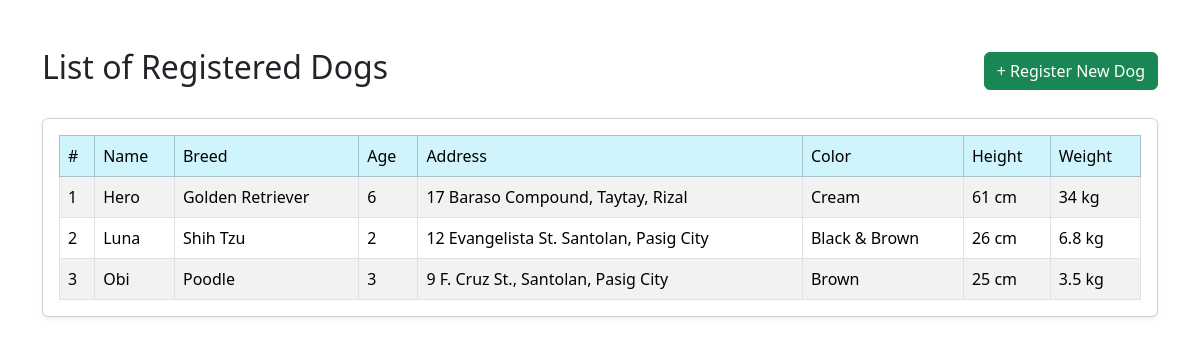
Screenshot of /Fa6/DogView.php with the database file from the repository.
### tables this page shows
CREATE TABLE `tbldogs` (
  `id` int(11) NOT NULL,
  `d_name` varchar(100) NOT NULL,
  `d_breed` varchar(100) NOT NULL,
  `d_age` int(11) NOT NULL,
  `d_add` varchar(255) NOT NULL,
  `d_color` varchar(50) NOT NULL,
  `d_height` varchar(50) NOT NULL,
  `d_weight` varchar(50) NOT NULL
);

### Fa6/DogView.php (the view, shortened to what this page needs)
<?php
$host = "localhost";
$username = "root";
$password = "";
$dbname = "dog_info";
$conn = mysqli_connect($host, $username, $password, $dbname);
$sql ="SELECT * FROM tbldogs ORDER BY d_name";
$result = mysqli_query($conn, $sql);
?>
<!DOCTYPE html>
<html lang="en">
<head>
    <link href="https://cdn.jsdelivr.net/npm/bootstrap@5.3.8/dist/css/bootstrap.min.css"
    rel="stylesheet"
>
</head>
<body>
    <div class="container mt-5">
        <div class="d-flex justify-content-between align-items-center mb-4">
            <h2>List of Registered Dogs</h2>
            <a href="DogRegister.php" class="btn btn-success">+ Register New Dog</a>
        </div>
        <div class="card shadow-sm">
            <div class="card-body">
                <table class="table table-bordered table-hover table-striped mb-0">
                    <thead class="table-info">
                        <tr>
                            <td>#</td>
                            <td>Name</td>
                            <td>Breed</td>
                            <td>Age</td>
                            <td>Address</td>
                            <td>Color</td>
                            <td>Height</td>
                            <td>Weight</td>
                        </tr>
                    </thead>
                    <tbody>
                    <?php
                    $counter = 1;
                    while($row = mysqli_fetch_assoc($result)):
                    ?>
                    <tr>
                        <td><?= $counter++; ?></td>
                        <td><?= $row['d_name']; ?></td>
                        <td><?= $row['d_breed']; ?></td>
                        <td><?= $row['d_age']; ?></td>
                        <td><?= $row['d_add']; ?></td>
                        <td><?= $row['d_color']; ?></td>
                        <td><?= $row['d_height']; ?></td>
                        <td><?= $row['d_weight']; ?></td>
                    </tr>
                    <?php
                    endwhile;
                    ?>
                    </tbody>
                </table>
            </div>
        </div>
    </div>
</body>
</html>

### rows the page displays
tbldogs: d_name "Hero", d_breed "Golden Retriever", d_age "6", d_add "17 Baraso Compound, Taytay, Rizal", d_color "Cream", d_height "61 cm", d_weight "34 kg"
tbldogs: d_name "Luna", d_breed "Shih Tzu", d_age "2", d_add "12 Evangelista St. Santolan, Pasig City", d_color "Black & Brown", d_height "26 cm", d_weight "6.8 kg"
tbldogs: d_name "Obi", d_breed "Poodle", d_age "3", d_add "9 F. Cruz St., Santolan, Pasig City", d_color "Brown", d_height "25 cm", d_weight "3.5 kg"
